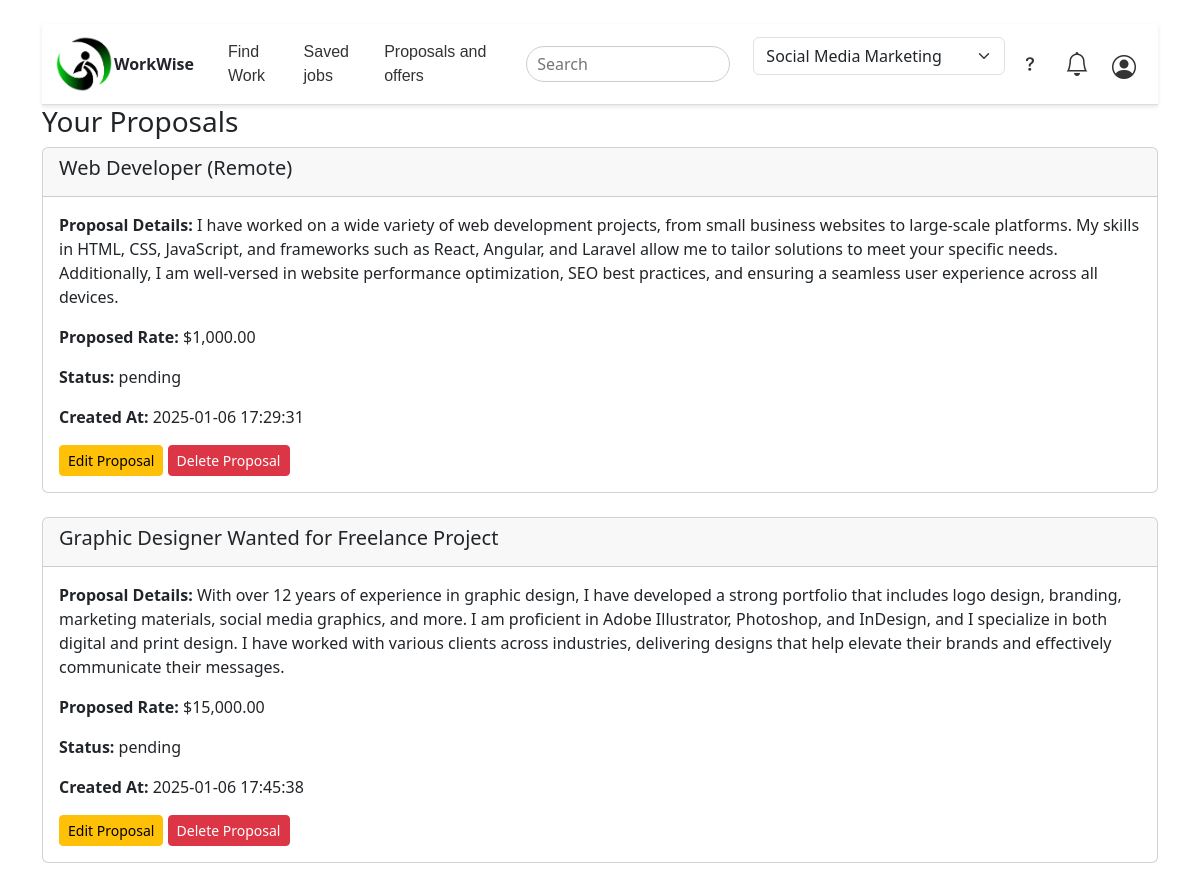
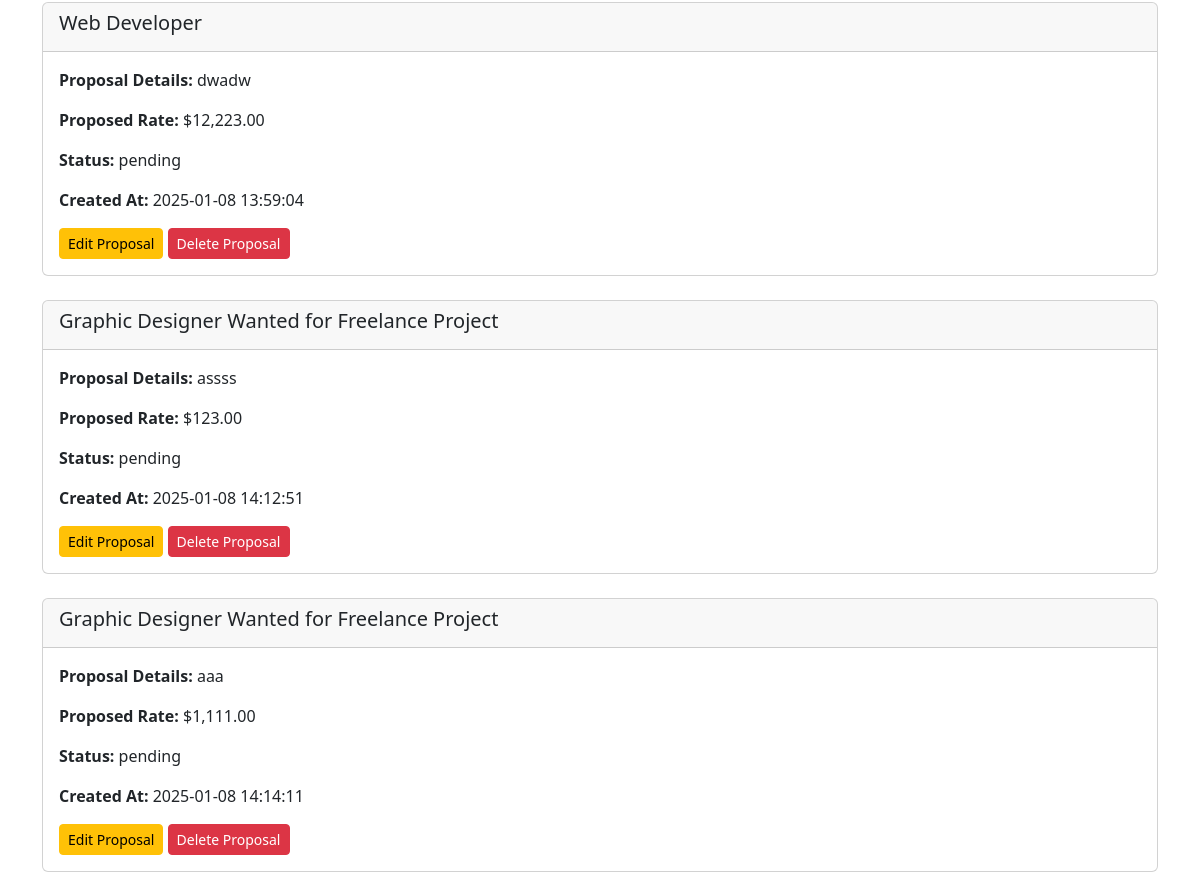
/proposals.php (signed in), run on the app's committed database (2 pictures, top to bottom).
### tables this page shows
CREATE TABLE `proposals` (
  `id` int(11) NOT NULL,
  `job_id` int(11) NOT NULL,
  `freelancer_id` int(11) NOT NULL,
  `proposal_details` text NOT NULL,
  `proposed_rate` decimal(10,2) DEFAULT NULL,
  `status` enum('pending','accepted','rejected') DEFAULT 'pending',
  `created_at` timestamp NOT NULL DEFAULT current_timestamp(),
  `attachment` varchar(255) DEFAULT NULL,
  `profile_highlight` varchar(255) DEFAULT NULL
);

CREATE TABLE `jobs` (
  `id` int(11) NOT NULL,
  `client_id` int(11) NOT NULL,
  `title` varchar(255) NOT NULL,
  `description` text NOT NULL,
  `requirements` text DEFAULT NULL,
  `budget` decimal(10,2) NOT NULL,
  `status` enum('open','in_progress','closed') DEFAULT 'open',
  `created_at` timestamp NOT NULL DEFAULT current_timestamp(),
  `address` text NOT NULL,
  `company_name` varchar(255) NOT NULL,
  `position` varchar(255) NOT NULL,
  `logo` varchar(255) DEFAULT NULL
);

### proposals.php (the view, shortened to what this page needs)
<?php
include 'config.php';
$user_id = $_SESSION['user_id'];
$stmt = $conn->prepare("SELECT * FROM proposals WHERE freelancer_id = ?");
$stmt->bind_param("i", $user_id);
$stmt->execute();
$result = $stmt->get_result();
?>
<!DOCTYPE html>
<html lang="en">
<head>
    <link rel="stylesheet" href="css/dashboard.css">
    <link href="https://cdn.jsdelivr.net/npm/bootstrap@5.3.0/dist/css/bootstrap.min.css" rel="stylesheet">
</head>
<body>
    <div class="container mt-4">
        <div class="header">
                    <div class="container d-flex align-items-center">
                        <div class="d-flex align-items-center me-auto">
                        <img src="img/workwise-logo.png" style="height: 60px; width: 60px"><a class="navbar-brand" href="index.php"><strong>WorkWise</strong></a>
                            <nav class="d-flex ms-4">
                            <a href="freelance_dashboard.php" class="nav-item">Find Work</a>
                            <a href="saved_jobs.php" class="nav-item">Saved jobs</a>
                            <a href="proposals.php" class="nav-item">Proposals and offers</a>
                        </nav>
                        </div>
                        <div class="d-flex ms-auto align-items-center">
                            <form id="searchForm">
                                <div class="search-bar">
                                    <input type="text" id="searchInput" name="query" placeholder="Search" />
                                </div>
                            </form>
                            <form>
                <div class="mb-3">
                    <select id="skills" name="skills[]" class="form-select">
                        <option value="Social Media Marketing">Social Media Marketing</option>
                    </select>
                </div>
            </form>
                            <i class="icon bi bi-question"></i>
                            <i class="icon bi bi-bell"></i>
                        <div class="profile-container">
                            <div class="profile-icon" id="profileIcon">
                                <i class="icon bi bi-person-circle"></i>
                            </div>
                        </div>
                        </div>
                    </div>
                </div>
        <h3>Your Proposals</h3>
        <?php
            if ($result->num_rows > 0) {
                while ($row = $result->fetch_assoc()) {
                    $job_id = $row['job_id'];
                    $job_stmt = $conn->prepare("SELECT title FROM jobs WHERE id = ?");
                    $job_stmt->bind_param("i", $job_id);
                    $job_stmt->execute();
                    $job_result = $job_stmt->get_result();
                    $job_title = 'Unknown Title';
                    if ($job_result->num_rows > 0) {
                        $job_row = $job_result->fetch_assoc();
                        $job_title = $job_row['title'];
                    }
                    $isRejected = ($row['status'] == 'rejected');
                    echo '<div class="card mb-4">';
                    echo '    <div class="card-header">';
                    echo '        <h5 class="card-title">' . htmlspecialchars($job_title) . '</h5>';
                    echo '    </div>';
                    echo '    <div class="card-body">';
                    echo '        <p class="card-text"><strong>Proposal Details: </strong>' . htmlspecialchars($row['proposal_details']) . '</p>';
                    echo '        <p class="card-text"><strong>Proposed Rate: </strong>$' . number_format($row['proposed_rate'], 2) . '</p>';
                    echo '        <p class="card-text"><strong>Status: </strong>' . (htmlspecialchars($row['status']) ?: 'Pending') . '</p>';
                    echo '        <p class="card-text"><strong>Created At: </strong>' . htmlspecialchars($row['created_at']) . '</p>';
                    if ($isRejected) {
                        echo '        <button class="btn btn-warning btn-sm" disabled>Edit Proposal</button>';
                    } else {
                        echo '        <a href="edit_proposal.php?proposal_id=' . $row['id'] . '" class="btn btn-warning btn-sm">Edit Proposal</a>';
                    }
                    echo '        <a href="delete_proposals.php?id=' . $row['id'] . '" class="btn btn-danger btn-sm ml-2" onclick="return confirm(\'Are you sure you want to delete this proposal?\')">Delete Proposal</a>';
                    echo '    </div>';
                    echo '</div>';
                }
            } else {
                echo '<p>No proposals found.</p>';
            }
            ?>
    </div>
    <link href="https://cdn.jsdelivr.net/npm/bootstrap-icons/font/bootstrap-icons.css" rel="stylesheet">
</body>
</html>

### css/dashboard.css (style rules this page uses)
body { background-color: #f9f9f9; }
.header { margin-top: 20px; background-color: white; border-bottom: 1px solid #ddd; padding: 10px 0; box-shadow: 0px 2px 4px rgba(0, 0, 0, 0.1); }
.header .search-bar { flex-grow: 1; margin: 0 20px; }
.header .search-bar input { width: 100%; padding: 5px 10px; border: 1px solid #ccc; border-radius: 18px; }
.header .nav-item { font-family: 'Arial', sans-serif; font-size: 1rem; color: #333; text-decoration: none; margin: 0 10px; }
.icon { font-size: 1.5rem; margin: 0 10px; color: #333; cursor: pointer; }
.header .d-flex.ms-auto { gap: 3px; }
.profile-container { position: relative; display: inline-block; }
.profile-icon { cursor: pointer; font-size: 2rem; }
.card { height: 100%; }

### data on the page
proposals: job.title "Web Developer (Remote)", proposal_details "I have worked on a wide variety of web development projects, from small business websites to large-scale platforms. My skills in HTML, CSS, JavaScript, and frameworks such as React, Angular, and Laravel allow me to tailor solutions to meet your specific needs. Additionally, I am well-versed in website performance optimization, SEO best practices, and ensuring a seamless user experience across all devices.", proposed_rate "1,000.00", status "pending", created_at "2025-01-06 17:29:31"
proposals: job.title "Graphic Designer Wanted for Freelance Project", proposal_details "With over 12 years of experience in graphic design, I have developed a strong portfolio that includes logo design, branding, marketing materials, social media graphics, and more. I am proficient in Adobe Illustrator, Photoshop, and InDesign, and I specialize in both digital and print design. I have worked with various clients across industries, delivering designs that help elevate their brands and effectively communicate their messages.", proposed_rate "15,000.00", status "pending", created_at "2025-01-06 17:45:38"
proposals: job.title "Web Developer", proposal_details "dwadw", proposed_rate "12,223.00", status "pending", created_at "2025-01-08 13:59:04"
proposals: job.title "Graphic Designer Wanted for Freelance Project", proposal_details "assss", proposed_rate "123.00", status "pending", created_at "2025-01-08 14:12:51"
proposals: job.title "Graphic Designer Wanted for Freelance Project", proposal_details "aaa", proposed_rate "1,111.00", status "pending", created_at "2025-01-08 14:14:11"
